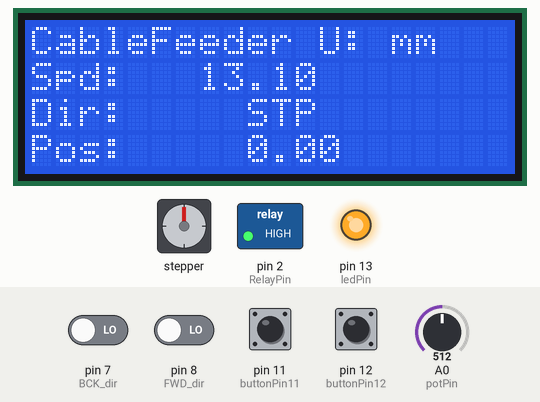
Bench run of a sketch on a simulated Arduino Uno, built with avr-gcc and run on an emulated ATmega328P. Parts: 20×4 character LCD, stepper motor, switched loads named in the sketch (green lamp = pin HIGH), output pins drawn as LEDs (lit = HIGH). Inputs (shaded band) come from the test bench; at power-on: pin 7 (BCK_dir), pin 8 (FWD_dir), pin 11 (buttonPin11), pin 12 (buttonPin12) LOW, A0 (potPin) = 512. Stepper angles assume 4096 steps per turn.

Above: at 1.4 s.
1.5 s: pin 7 (BCK_dir) driven HIGH
At 1.95 s:
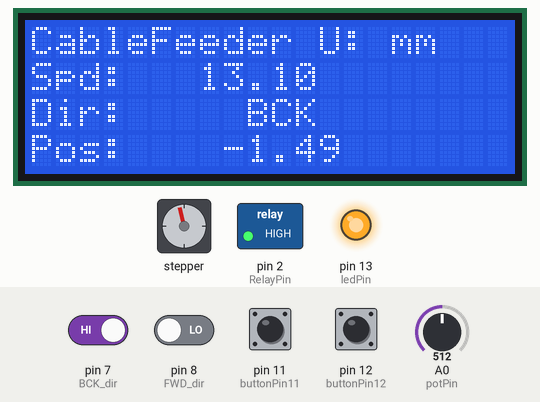
3.9 s: pin 8 (FWD_dir) driven HIGH
At 4.95 s:
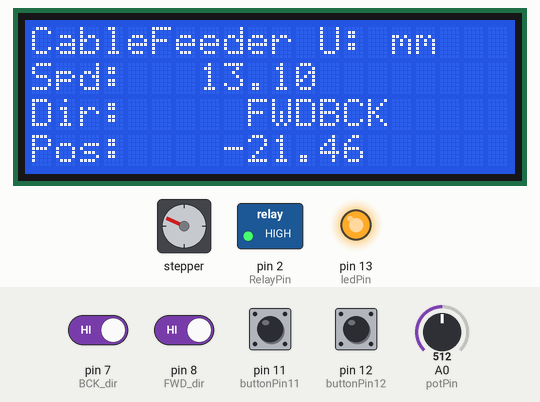
6.9 s: pin 8 (FWD_dir) driven LOW
At 7.96 s:
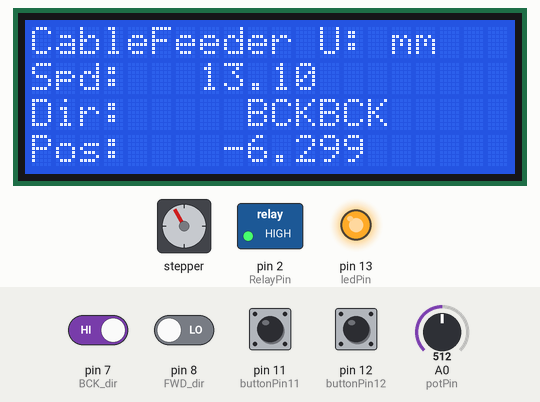
9.9 s: pin 11 (buttonPin11) pulled HIGH for 1 s
At 10.37 s:
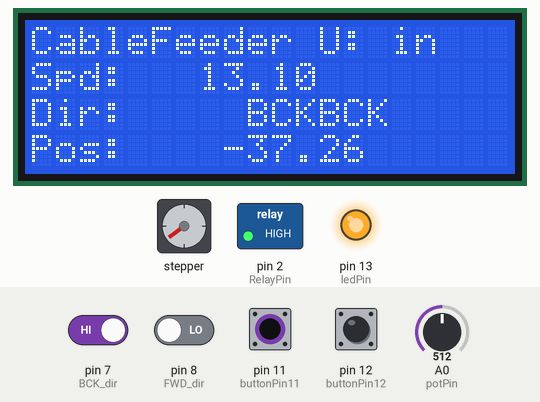
11.5 s: pin 7 (BCK_dir) driven LOW
At 12.7 s:
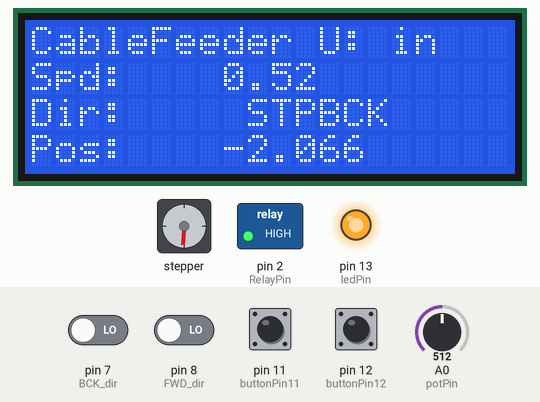
13.6 s: pin 11 (buttonPin11) pulled HIGH for 1 s
At 15.1 s:
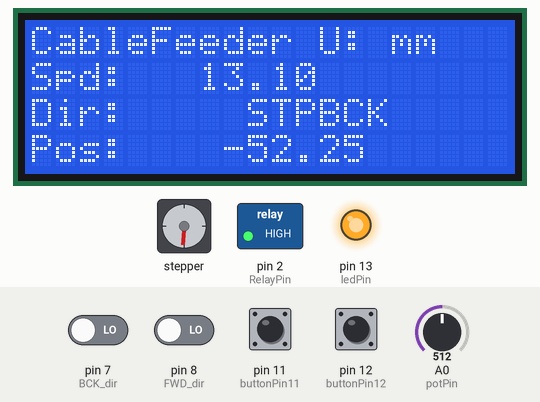
Timing chart, 0 to 16.6 s (numbered marks = the images above; inputs shaded):
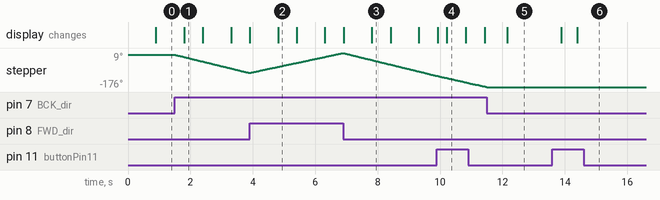

The sketch:

alpha1.ino
```cpp
/*************************************************************************************************
 * name:       Analog Input
 * function:  Drive a Unipolar 5 lead coil stepper motor with variable speed in both directions
 *            and display the speed, direction, and position on a "20 cols, 4 rows" LCD Display
 *
 *************************************************************************************************
 *
 The circuit:
 * I2C LCD2004 SDA attached to pin A4
 * I2C LCD2004 SCL attached to pin A5
 * Momentary Push Button attached to pin D12 (Yellow button for Zero)
 * Momentary Push Button attached to pin D11 (Blue button for Unit Change)
 * DPDT switch attached to pins D7 and D8 for rotation direction control where neutral is zero speed
 * Stepper motor pins D6 thru D3 attached to ULN2003 driver and 28BYJ-48 stepper motor
 * Potentiometer attached to pin A0
 * LED attached from pin D13 to ground
 * Relay +in attached to pin D2
 * pushbutton attached from pins D12/D11 to +5V
 * 10K resistor attached from pin D12 to ground

/********************************/
// References:
// https://42bots.com/tutorials/28byj-48-stepper-motor-with-uln2003-driver-and-arduino-uno/
// http://www.airspayce.com/mikem/arduino/AccelStepper/
// http://forum.arduino.cc/index.php?topic=28388.0
// http://www.circuitbasics.com/setting-up-a-5v-relay-on-the-arduino/
// https://42bots.com/tutorials/28byj-48-stepper-motor-with-uln2003-driver-and-arduino-uno/

// Library code:
#include <Wire.h>
#include <LiquidCrystal_I2C.h>
#include <AccelStepper.h>

// Definitions:
#define HALFSTEP 8
// Motor pin definitions
#define motorPin1  3     // IN1 on the ULN2003 driver 1
#define motorPin2  4     // IN2 on the ULN2003 driver 1
#define motorPin3  5     // IN3 on the ULN2003 driver 1
#define motorPin4  6     // IN4 on the ULN2003 driver 1
#define M_PI 3.14159265358979323846 /* pi */
// Initialize LCD Display
LiquidCrystal_I2C lcd(0x27,20,4);  // set the LCD address to 0x27 for a 16 chars and 2 line display

// Initialize with pin sequence IN1-IN3-IN2-IN4 for using the AccelStepper with 28BYJ-48
AccelStepper stepper1(HALFSTEP, motorPin1, motorPin3, motorPin2, motorPin4);

/*********************************************************/
// Constants:
// set pin numbers:
const int buttonPin12 = 12;    // the number of the pushbutton pin zero (yellow)
const int buttonPin11 = 11;    // the number of the pushbutton pin units (blue)
const int ledPin = 13;      // the number of the LED pin
const int RelayPin = 2;      // the number of the Relay pin to power the stepper motor
int potPin = A0;    // select the input pin for the potentiometer
int potValue = 0;  // variable to store the value coming from the sensor
int LCD_update = 0; // LCD update trigger, if 0 last_update gets new time

// Variables which change:
int ledState12 = HIGH;         // the current state of the output pin zero (yellow)
int buttonState12;             // the current reading from the input pin zero (yellow)
int lastButtonState12 = LOW;   // the previous reading from the input pin zero (yellow)
int ledState11 = HIGH;         // the current state of the output pin units (blue)
int buttonState11;             // the current reading from the input pin units (blue)
int lastButtonState11 = LOW;   // the previous reading from the input pin units (blue)
int motorSpeed = 0; // Motor Speed integer
int units = 1; // 1 for mm, 0 for in

// the following variables are long's because the time, measured in miliseconds,
// will quickly become a bigger number than can be stored in an int.
long lastDebounceTime12 = 0;  // the last time the output pin was toggled
long lastDebounceTime11 = 0;  // the last time the output pin was toggled
long debounceDelay = 250;    // the debounce time; increase if the output flickers
long last_update = 0; // the last time the LCD screen was refreshed for DPDT
long last_update_state = 0; // the last time the LCD screen was refreshed for state of vel and pos
long LCD_delay = 750; // the LCD refresh rate

// distance, speed
double ind_pos = 0.0; // the distance as measured by counting stepper steps
double ind_speed = 0.0; // the speed as measured by counting steps over time
double mm_to_in = 0.0393701; // scale factor to go from mm to in, same for mm/s to in/s
double mm_wheel_radius = 17; // drive wheel radius in mm

// the following variables are strings for display purposes
char string_units_pos[] = " mm "; // units swap string from mm to in
char string_print[20]; // generic string variable
char ind_dir[] = "FWD"; // indicated rotation direction
char outstr[15]; // buffer output string for double to string

/*********************************************************/
void setup()
{
  // initialize serial communications at 9600 bps:
  Serial.begin(9600);

  lcd.init();  //initialize the lcd
  lcd.backlight();  //open the backlight

  lcd.setCursor ( 0, 0 );            // go to the top left corner
  strcat(string_print,"CableFeeder U:");
  strcat(string_print,string_units_pos);
  lcd.print(string_print); // write this string on the top row
  memset(string_print, 0, sizeof(string_print)); //reset string_print

  lcd.setCursor ( 0, 1 );            // go to the 2nd row
  strcat(string_print,"Spd:   ");
  dtostrf(ind_speed,5,2,outstr);
  strcat(string_print,outstr);
  lcd.print(string_print); // pad string with spaces for centering
  memset(string_print, 0, sizeof(string_print)); //reset string_print

  lcd.setCursor ( 0, 2 );            // go to the third row
  strcat(string_print,"Dir:     ");
  strcat(string_print,ind_dir);
  lcd.print(string_print); // pad with spaces for centering
  memset(string_print, 0, sizeof(string_print)); //reset string_print

  lcd.setCursor ( 0, 3 );            // go to the fourth row
  strcat(string_print,"Pos:   ");
  dtostrf(ind_pos,5,2,outstr);
  strcat(string_print,outstr);
  lcd.print(string_print);
  memset(string_print, 0, sizeof(string_print)); //reset string_print

  pinMode(buttonPin12, INPUT); // Zero button
  pinMode(buttonPin11, INPUT); // Unit switch button
  pinMode(7, INPUT); // BCK dir
  pinMode(8, INPUT); // FWD dir
  pinMode(ledPin, OUTPUT);
  pinMode(RelayPin, OUTPUT);

  // set initial state
  digitalWrite(ledPin, ledState12);
  digitalWrite(RelayPin, HIGH);

  // set stepper motor initial speed in steps/sec
  stepper1.setMaxSpeed(1000);
}
/*********************************************************/
void loop()
{
  // read the state of the switch into a local variable:
  int reading12 = digitalRead(buttonPin12);
  int reading11 = digitalRead(buttonPin11);
  int sensorValueTw = digitalRead(7);
  int sensorValueTh = digitalRead(8);


  // read the pot analog value
  potValue = analogRead(potPin);
  // map it to the range of the analog out:
  motorSpeed = map(potValue, 0, 1023, 0, 1000);
  ind_speed = ((double)motorSpeed)/4076; // speed in rev per second, as it takes 4076 steps to achieve one revolution
  ind_speed = (double)ind_speed*2*M_PI*mm_wheel_radius ; // speed in mm/s for drive wheel
  ind_pos = (double)stepper1.currentPosition()/4076; // step position in rev
  ind_pos = (double)ind_pos*2*M_PI*mm_wheel_radius; // step position in mm for drive wheel

  // LCD update init
  if (LCD_update==0)
  {
  last_update = millis();
  last_update_state = millis();
  LCD_update=1;
  }

  // unit definition, starts with mm
  if(units == 1){
    ind_pos = ind_pos;
    ind_speed = ind_speed;
  }
  else{
    ind_pos = ind_pos*mm_to_in;
    ind_speed = ind_speed*mm_to_in;
  }

  // check to see if you just pressed the button
  // (i.e. the input went from LOW to HIGH),  and you've waited
  // long enough since the last press to ignore any noise:
  // If the switch changed, due to noise or pressing:
  if (reading12 != lastButtonState12) {
    // reset the debouncing timer
    lastDebounceTime12 = millis();
  }
  if (reading11 != lastButtonState11) {
    // reset the debouncing timer
    lastDebounceTime11 = millis();
  }

  // Zero Button
  if ((millis() - lastDebounceTime12) > debounceDelay) {
    // whatever the reading is at, it's been there for longer
    // than the debounce delay, so take it as the actual current state:

    // if the button state has changed:
    if (reading12 != buttonState12) {
      buttonState12 = reading12;

      // only toggle the LED if the new button state is HIGH
      if (buttonState12 == HIGH) {
        ledState12 = !ledState12;
        stepper1.setCurrentPosition(0);
        lcd.setCursor ( 0, 3 );            // go to the fourth row
        strcat(string_print,"Pos:    ");
        dtostrf(ind_pos,5,2,outstr);
        strcat(string_print,outstr);
        lcd.print(string_print);
        memset(string_print, 0, sizeof(string_print)); //reset string_print
      }
    }
  }

  // Unit Button
  if ((millis() - lastDebounceTime11) > debounceDelay) {
    // whatever the reading is at, it's been there for longer
    // than the debounce delay, so take it as the actual current state:

    // if the button state has changed:
    if (reading11 != buttonState11) {
      buttonState11 = reading11;

      // only toggle the LED if the new button state is HIGH
      if (buttonState11 == HIGH) {
        ledState11 = !ledState11;
      }
        if( ledState11 == HIGH){
        units = 1;
        memset(string_units_pos, 0, sizeof(string_units_pos)); //reset string_print
        strcat(string_units_pos," mm ");

        lcd.setCursor ( 0, 0 );            // go to the top left corner
        strcat(string_print,"CableFeeder U:");
        strcat(string_print,string_units_pos);
        lcd.print(string_print); // write this string on the top row
        memset(string_print, 0, sizeof(string_print)); //reset string_print

        lcd.setCursor ( 7, 1 );            // go to the 2nd row
        dtostrf(ind_speed,5,2,outstr);
        strcat(string_print,outstr);
        lcd.print(string_print); // pad string with spaces for centering
        memset(string_print, 0, sizeof(string_print)); //reset string_print
        lcd.setCursor ( 13, 1 );            // go to the 2nd row
        lcd.print("   "); // pad string with spaces for centering

        lcd.setCursor ( 8, 3 );            // go to the fourth row
        dtostrf(ind_pos,5,2,outstr);
        strcat(string_print,outstr);
        lcd.print(string_print);
        memset(string_print, 0, sizeof(string_print)); //reset string_print
        lcd.setCursor (14,3);
        lcd.print("   ");
        }

      if (ledState11 == LOW) {
        units = 0;
        memset(string_units_pos, 0, sizeof(string_units_pos)); //reset string_print
        strcat(string_units_pos," in ");

        lcd.setCursor ( 0, 0 );            // go to the top left corner
        strcat(string_print,"CableFeeder U:");
        strcat(string_print,string_units_pos);
        lcd.print(string_print); // write this string on the top row
        memset(string_print, 0, sizeof(string_print)); //reset string_print

        lcd.setCursor ( 7, 1 );            // go to the 2nd row
        dtostrf(ind_speed,5,2,outstr);
        strcat(string_print,outstr);
        lcd.print(string_print); // pad string with spaces for centering
        memset(string_print, 0, sizeof(string_print)); //reset string_print
        lcd.setCursor ( 13, 1 );            // go to the 2nd row
        lcd.print("   "); // pad string with spaces for centering

        lcd.setCursor ( 8, 3 );            // go to the fourth row
        dtostrf(ind_pos,5,2,outstr);
        strcat(string_print,outstr);
        lcd.print(string_print);
        memset(string_print, 0, sizeof(string_print)); //reset string_print
        lcd.setCursor (14,3);
        lcd.print("   ");
      }
    }
  }
  // save the reading.  Next time through the loop,
  // it'll be the lastButtonState:
  lastButtonState12 = reading12;
  lastButtonState11 = reading11;
  // set the LED:
  digitalWrite(ledPin, ledState12);

  // set the direction of the stepper motor
 if (sensorValueTw == 1) stepper1.setSpeed(-motorSpeed);
 if (sensorValueTh == 1) stepper1.setSpeed(motorSpeed);
 if (sensorValueTh == 0 && sensorValueTw == 0) stepper1.setSpeed(0);

stepper1.runSpeed();
 // Display Speed, Position and Direction

  if ((millis() - last_update_state) > LCD_delay)
  {
    last_update_state = millis();
    lcd.setCursor ( 7, 1 );            // go to the 2nd row
    dtostrf(ind_speed,5,2,outstr);
    strcat(string_print,outstr);
    lcd.print(string_print); // pad string with spaces for centering
    memset(string_print, 0, sizeof(string_print)); //reset string_print

    memset(ind_dir, 0, sizeof(ind_dir)); //reset string_print
    if (sensorValueTh == 1) strcat(ind_dir,"FWD");
    if (sensorValueTw == 1) strcat(ind_dir,"BCK");
    if (sensorValueTh == 0 && sensorValueTw == 0) strcat(ind_dir,"STP");
    lcd.setCursor ( 9, 2 );            // go to the third row
    strcat(string_print,ind_dir);
    lcd.print(string_print); // pad with spaces for centering
    memset(string_print, 0, sizeof(string_print)); //reset string_print

    lcd.setCursor ( 8, 3 );            // go to the fourth row
    dtostrf(ind_pos,5,2,outstr);
    strcat(string_print,outstr);
    lcd.print(string_print);
    memset(string_print, 0, sizeof(string_print)); //reset string_print
  }


}
/************************************************************/
```

Measured:
- after the input at 1.5 s, stepper: keeps turning counter-clockwise at about 41°/s, starting at once; the display: changes after 0.30 s (image 1)
- after the input at 3.9 s, the display: first differs from a run without the input after 0.91 s (image 2)
- after the input at 6.9 s, the display: first differs from a run without the input after 0.92 s (image 3)
- after the input at 9.9 s, the display: first differs from a run without the input after 0.32 s (image 4)
- after the input at 11.5 s, stepper: stops changing and stays -176°; the display: changes after 0.65 s (image 5)
- after the input at 13.6 s, the display: first changes after 0.29 s (image 6 shows a later state)
